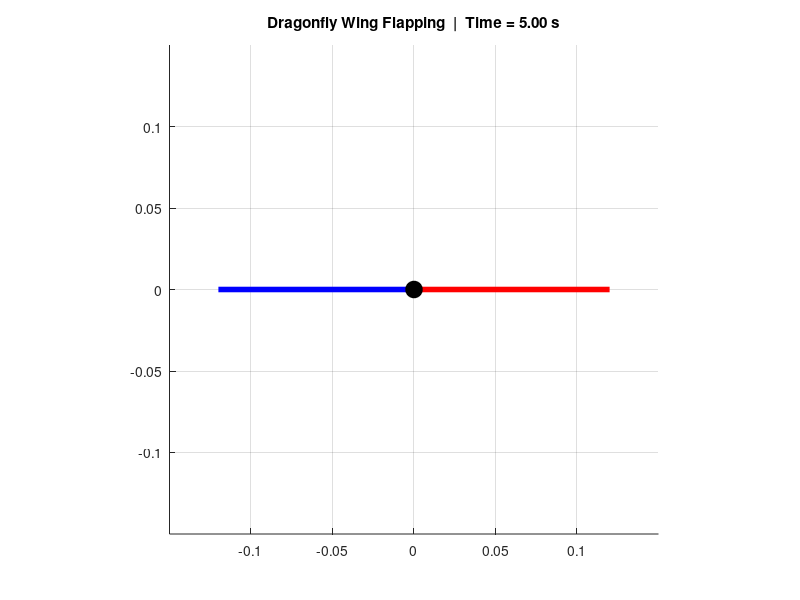

The MATLAB source for this figure:
clc;
clear;
close all;

flap_frequency = 8;
wing_length = 0.12;
max_flap_angle = 45;
simulation_time = 5;
fps = 100;

T = linspace(0, simulation_time, simulation_time*fps);

theta = max_flap_angle * sin(2*pi*flap_frequency*T);

x_tip = wing_length * cosd(theta);
y_tip = wing_length * sind(theta);

figure('Color','w');
axis equal;
axis([-0.15 0.15 -0.15 0.15]);
grid on;
hold on;

for i = 1:length(T)
    cla;

    plot([0 -x_tip(i)], [0 y_tip(i)], 'b', 'LineWidth', 4);
    plot([0 x_tip(i)], [0 y_tip(i)], 'r', 'LineWidth', 4);

    plot(0,0,'ko','MarkerSize',12,'MarkerFaceColor','k');

    title(['Dragonfly Wing Flapping  |  Time = ', num2str(T(i),'%.2f'),' s']);

    drawnow;
end
